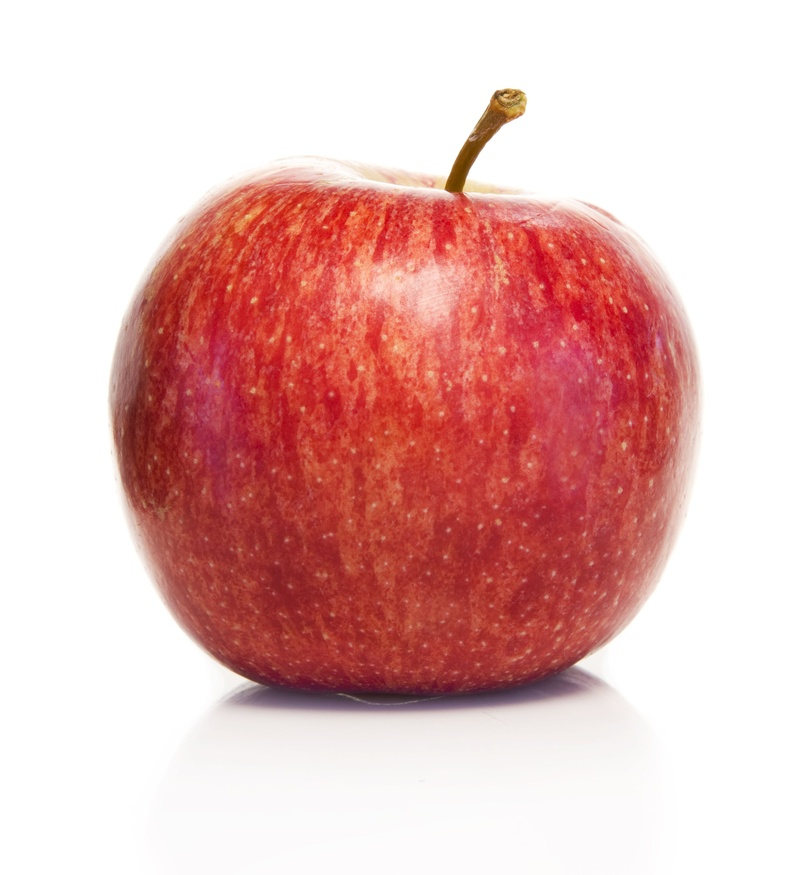
#> input picture PRG08/apple.jpg, 806 x 875 px, shrunk from 2914 x 3162 before the run
$ jupyter execute prg08.ipynb
#> lines starting #> are read from the running program, lines starting #| are printed output that depends on the picture
[cell 1]
import cv2
import numpy as np
import matplotlib.pyplot as plt
image = cv2.imread('apple.jpg')
#> image is the input picture: shape (875, 806, 3); mean B, G, R 183.9, 186.2, 229
image_mat = cv2.cvtColor(image, cv2.COLOR_BGR2RGB)

ht, wd, c = image.shape
#> ht = 875; wd = 806; c = 3
center = (wd/2, ht/2)
#> center = (403, 437.5)

trans = np.float32([[1, 0, 50], [0, 1, 50]])
scale = np.float32([[2, 0, 0], [0, 2, 0]])
rotate = cv2.getRotationMatrix2D(center, 30, 1)

image_t = cv2.warpAffine(image_mat, trans, (wd, ht))
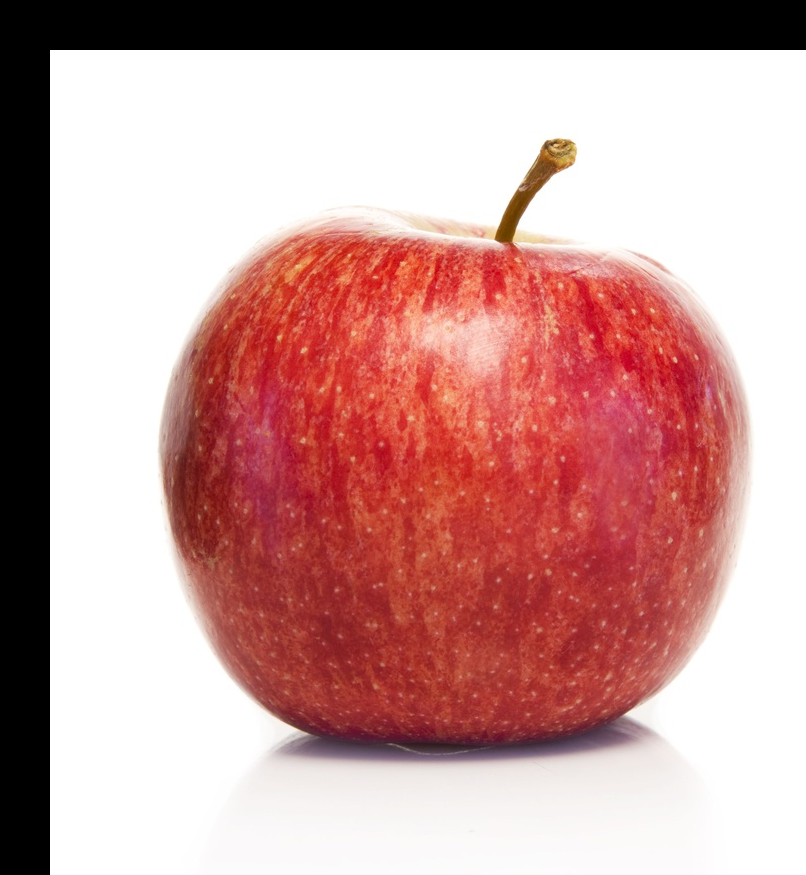
#> image_t: shape (875, 806, 3); mean R, G, B 199.6, 156.8, 154.6
image_s = cv2.warpAffine(image_mat, scale, (wd*2, ht*2))
image_r = cv2.warpAffine(image_mat, rotate, (wd, ht))
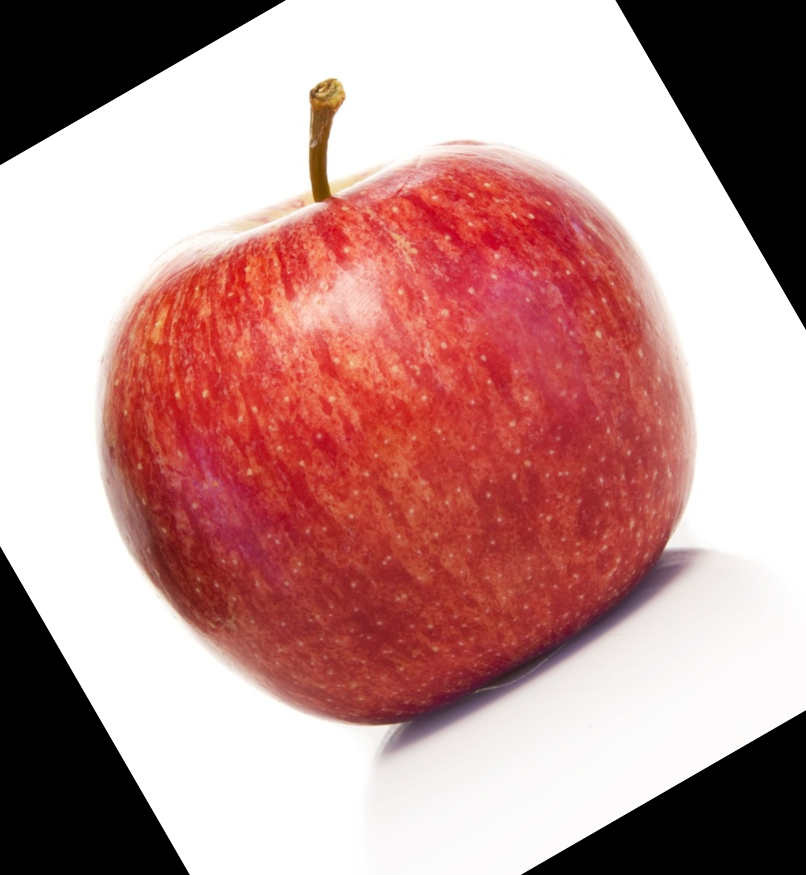
#> image_r: shape (875, 806, 3); mean R, G, B 189.3, 146.5, 144.3

l_title = ["Original", "Translate", "Scale", "Rotate"]
l_var = [image_mat, image_t, image_s, image_r]

fig, axs = plt.subplots(1, 4)
fig.tight_layout(pad=1.0)
for i in range(4):
    axs[i].imshow(l_var[i])
    axs[i].set_title(l_title[i])

plt.show()
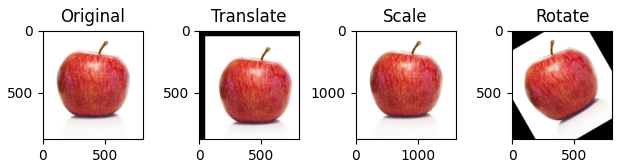
#> figure drawn by matplotlib, 4 panels
